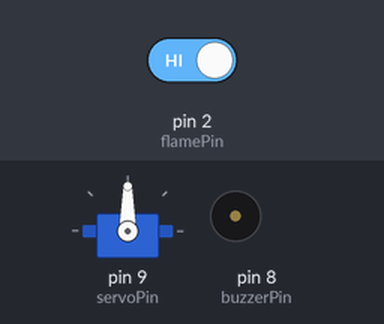
This sketch was run on a simulated Arduino Uno, built with avr-gcc and run on an emulated ATmega328P. On the bench: servo, buzzer (waves = sounding, pin HIGH). Inputs (shaded band) come from the test bench; at power-on: pin 2 (flamePin) HIGH. What the sketch prints to the serial monitor is not drawn.

Above: at 1.2 s.
1.3 s: pin 2 (flamePin) driven LOW
At 1.45 s:
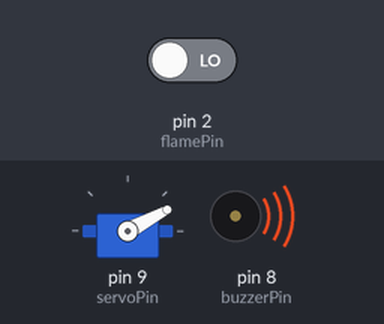
At 2.06 s:
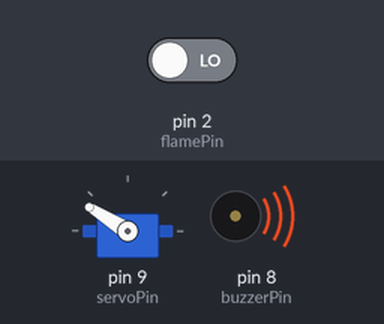
4.3 s: pin 2 (flamePin) driven HIGH
At 6.3 s:
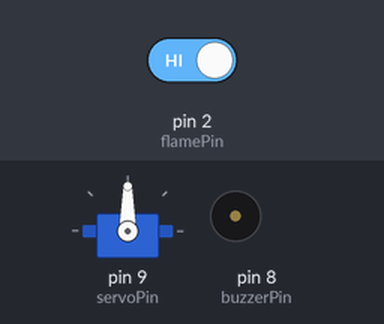
Timing chart, 0 to 7.8 s (numbered marks = the images above; inputs shaded):
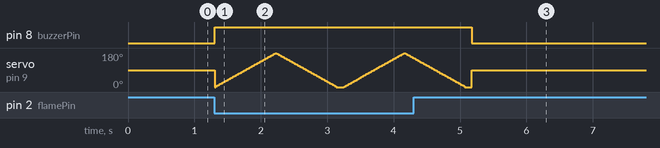

The sketch:

flame_detection_and_alert_system.ino
```cpp
#include <Servo.h>

Servo servoMotor;

const int flamePin = 2;     // DO pin of flame sensor
const int buzzerPin = 8;    // Buzzer pin
const int servoPin = 9;     // Servo signal pin

void setup()
{
  pinMode(flamePin, INPUT);
  pinMode(buzzerPin, OUTPUT);

  servoMotor.attach(servoPin);

  servoMotor.write(90); // Start in middle position
  Serial.begin(9600);

  Serial.println("Flame Detection System Started...");
}

void loop()
{
  int flameStatus = digitalRead(flamePin);

 if (flameStatus == LOW)
  {   // LOW = Flame detected
    Serial.println("🔥 Flame Detected!");

    digitalWrite(buzzerPin, HIGH);  // Turn on buzzer

   // Servo Tracking Movement
    for (int pos = 0; pos <= 180; pos++)
    {
      servoMotor.write(pos);
      delay(5);
     }

    for (int pos = 180; pos >= 0; pos--)
    {
      servoMotor.write(pos);
      delay(5);
     }

   }

  else
  {
    Serial.println("No Flame.");
    digitalWrite(buzzerPin, LOW);  // Buzzer off
    servoMotor.write(90);          // Neutral position
   }

  delay(100);
 }
```

Measured:
- after the input at 4.3 s, pin 8 (buzzerPin): HIGH → LOW after 0.88 s
